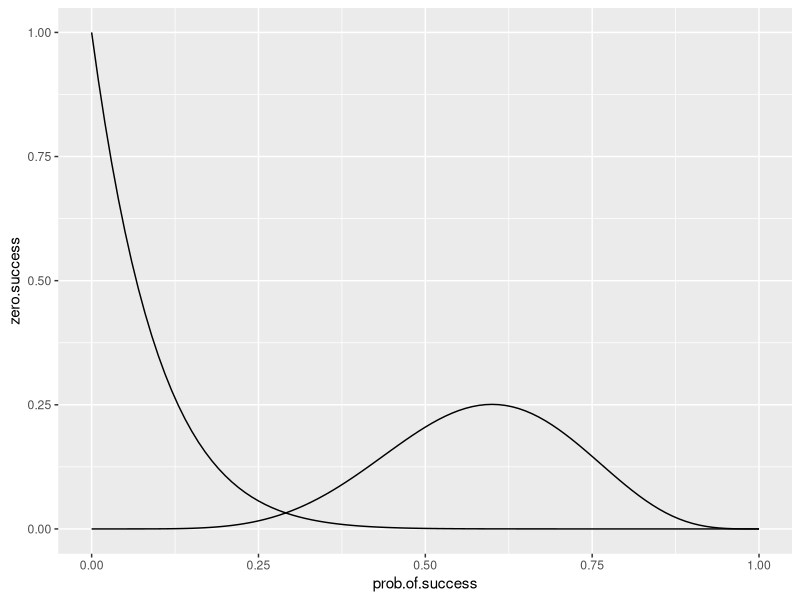

The R source for this figure:
# Clearing the screen and work environment
rm(list = ls())
cat("\014")

# Set the working directory
# setwd("/home/jacob/Documents")

library(ggplot2)

prob.of.success <- seq(0, 1, by = 0.01)
trials <- 10

df <- data.frame(prob.of.success,
                 zero.success = dbinom(0, trials, prob.of.success),
                 six.success = dbinom(6, trials, prob.of.success))


ggplot(data = df) + 
  geom_line(mapping = aes(x = prob.of.success, y = zero.success)) + 
  geom_line(mapping = aes(x = prob.of.success, y = six.success))

quadratic.formula <- function(a, b, c) {
  discriminant <- sqrt(b^2 - 4*a*c)
  c((-b - discriminant)/(2*a), (-b + discriminant)/(2*a))
}

find.null.hypothesis.parameter <- function(trials, proportion, 
                                           test.statisitc) {
  a <- (1 + test.statisitc^2/trials)
  b <- (-2*proportion - test.statisitc^2/trials)
  c <- (proportion^2)
  quadratic.formula(a,b,c)
}

trials <- 10
proportion <- 0.9 
test.statisitc <- 1.96

find.null.hypothesis.parameter(trials, proportion, test.statisitc)



# Wald, Score, and Likelihood-Ratio Inference
z.statistic <- function(beta.hat, beta.naught, standard.error) { 
  (beta.hat - beta.naught)/standard.error 
}

wald.test <- function(p, pi, n) { 
  standard.error <- sqrt(p*(1-p)/n) 
  1-pchisq(z.statistic(p, pi, standard.error)^2, df=1)
}

score.test <- function(p, pi, n) {
  null.standard.error <- sqrt(pi*(1-pi)/n)
  1-pchisq(z.statistic(p, pi, null.standard.error)^2, df=1)
}

likelihood.ratio.test <- function(x, pi, n) {
  l0 <- dbinom(x, n, pi)
  l1 <- dbinom(x, n, x/n)
  -2*log(l0/l1)
}

wald.test(0.9, 0.5, 10)
score.test(0.9, 0.5, 10)
likelihood.ratio.test(9, 0.5, 10)
